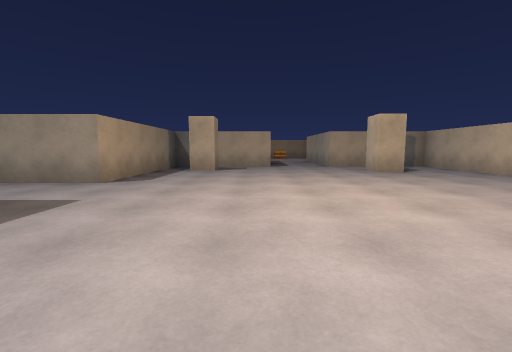
[1] (above)

16 first-person views from a walk through a scene from a Unity 3-D project. The camera is 1.2 m above the floor, tilts 6° down and sees 90° across. The floor is counted in squares, 2 m on a side. Each view is taken from the middle of a square. On the plan, view 1 faces up. The plan holds only what a view shows up to about 9 squares ahead; the rest is blank. The place goes on beyond the plan. The player is left out.

[2]
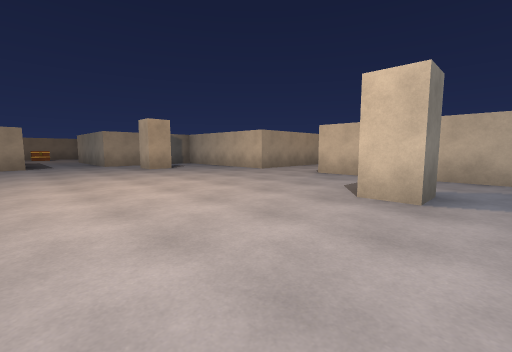

[3]
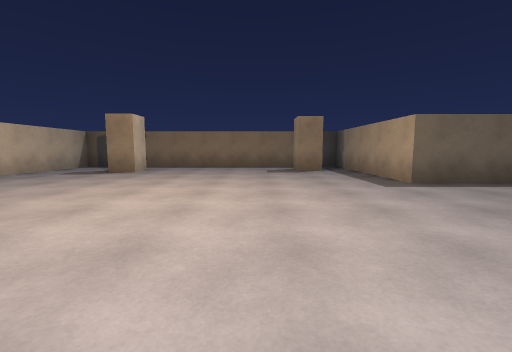

[4]
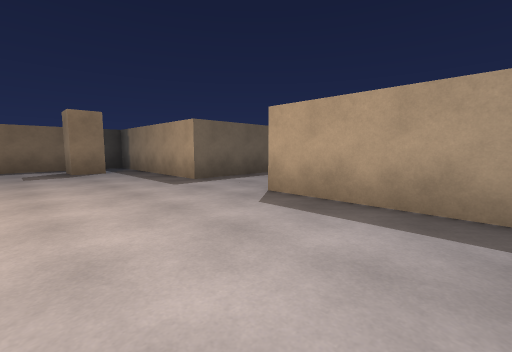

[5]
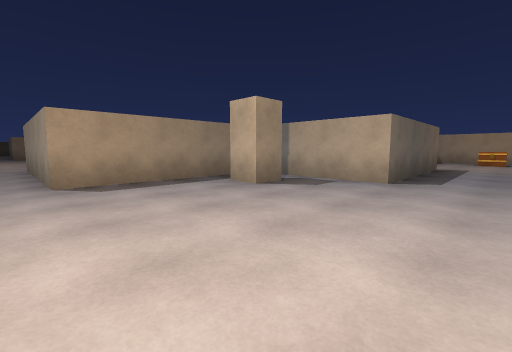

[6]
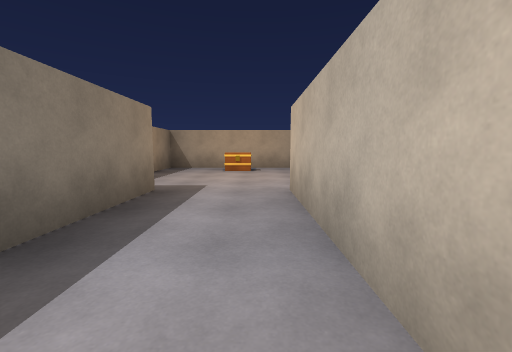

[7]
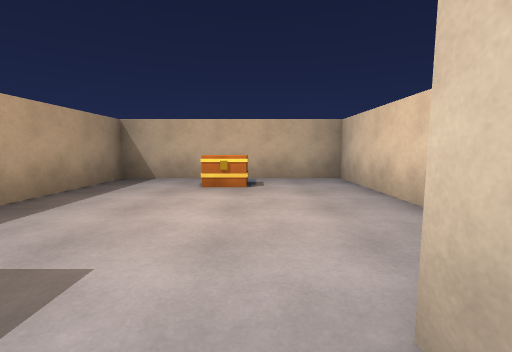

[8]
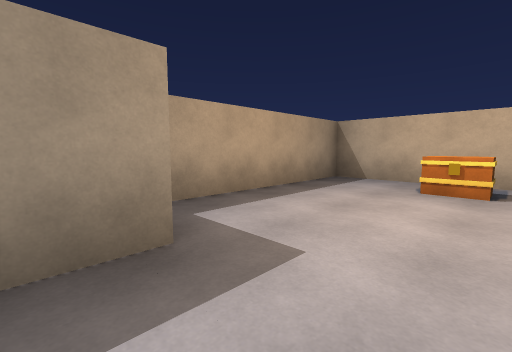

[9]
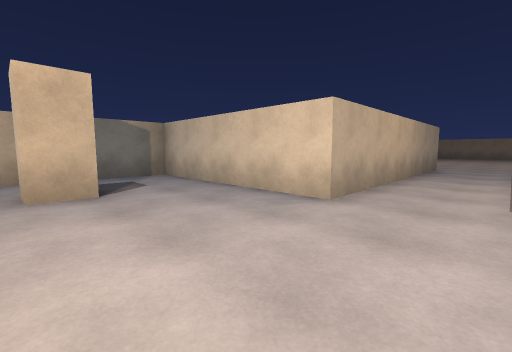

[10]
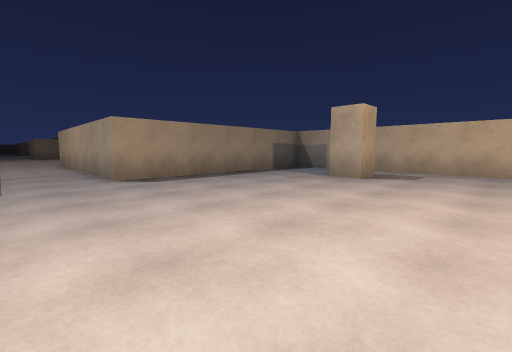

[11]
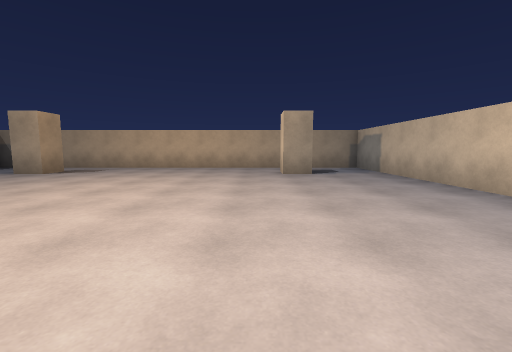

[12]
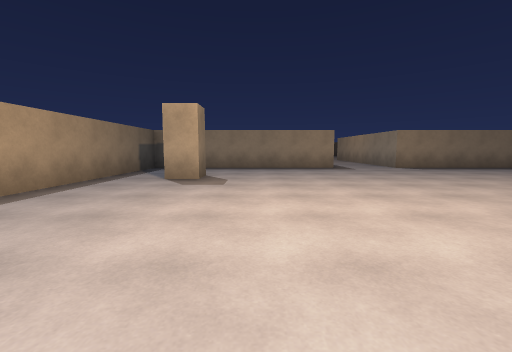

[13]
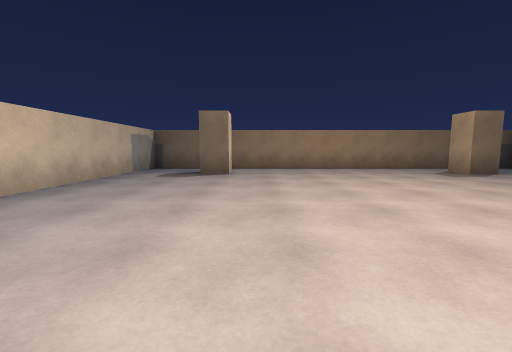

[14]
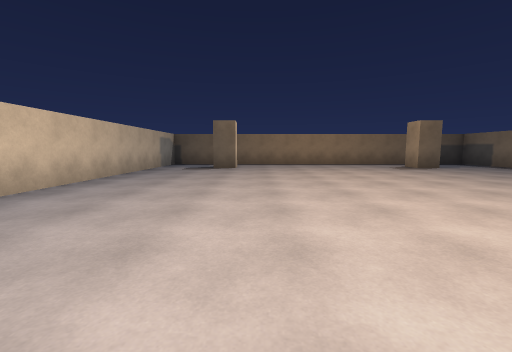

[15]
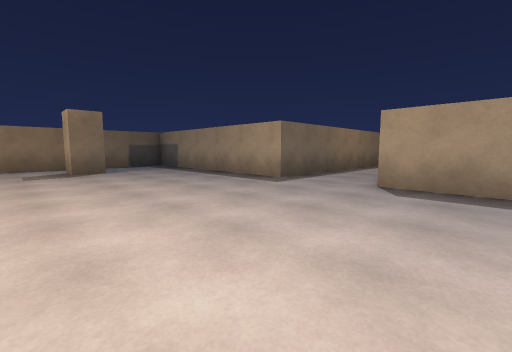

[16]
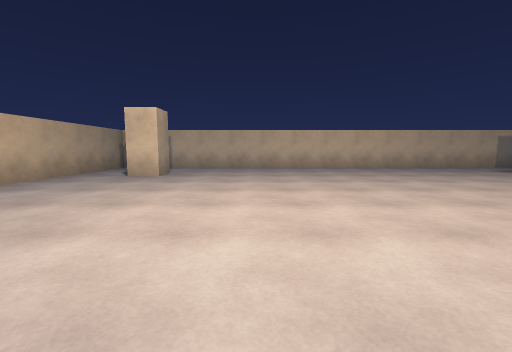

### Floor plan
Points are (right, up) in squares from view 1. A wall is a line through its corners. A room is listed if a view was taken in it or the views show most of it. See-through windows are left out.
Room 1 (views 1, 2, 3, 4, 5, 9)
walls: (5.8, 4.5) (5.8, 8.7) (2.5, 8.7); (0.5, 8.7) (-2.8, 8.7) (-2.8, 4.5) (-6.5, 4.5); (-5, 2.5) (-2.8, 2.5) (-2.8, -1.7) (5.8, -1.7) (5.8, 2.5)
ways out: opening at (1.5, 9) to room 2; opening at (5.5, 3.5) to room 3
objects: other object (-2, -1) to (-1, 0); other object (-2, 7) to (-1, 8); other object (4, 0); other object (4, 7)
Room 2 (views 6, 7, 8)
walls: (0.5, 12.9) (0.5, 8.7); (3.8, 14.6) (3.8, 17.3) (-0.7, 17.3) (-0.7, 13.4); (2.5, 8.7) (2.5, 12.8)
ways out: opening at (1.5, 9) to room 1
objects: other object (2, 16)
Room 3 (views 10, 11, 12, 13, 14, 15, 16)
walls: (6.6, 2.5) (11.7, 2.5) (11.7, -3.2) (23.2, -3.2) (23.2, 10.2) (11.7, 10.2) (11.7, 4.5) (5.8, 4.5)
ways out: opening at (5.5, 3.5) to room 1
objects: other object (14, -2) to (15, -1); other object (14, 8) to (15, 9); other object (21, -1); other object (21, 9)

Positions as (right, up) in squares from view 1, and headings:
1: (0, 0), facing up
2: (0, -1), facing up-right
3: (0, 7), facing down
4: (0, 7), facing down-left
5: (2, 4), facing up-left
6: (2, 9), facing up
7: (2, 12), facing up
8: (2, 12), facing up-left
9: (3, 3), facing up-right
10: (17, 3), facing up-left
11: (20, 2), facing up
12: (20, 0), facing left
13: (20, 5), facing down
14: (20, 7), facing down
15: (16, 6), facing down-left
16: (15, 6), facing right
